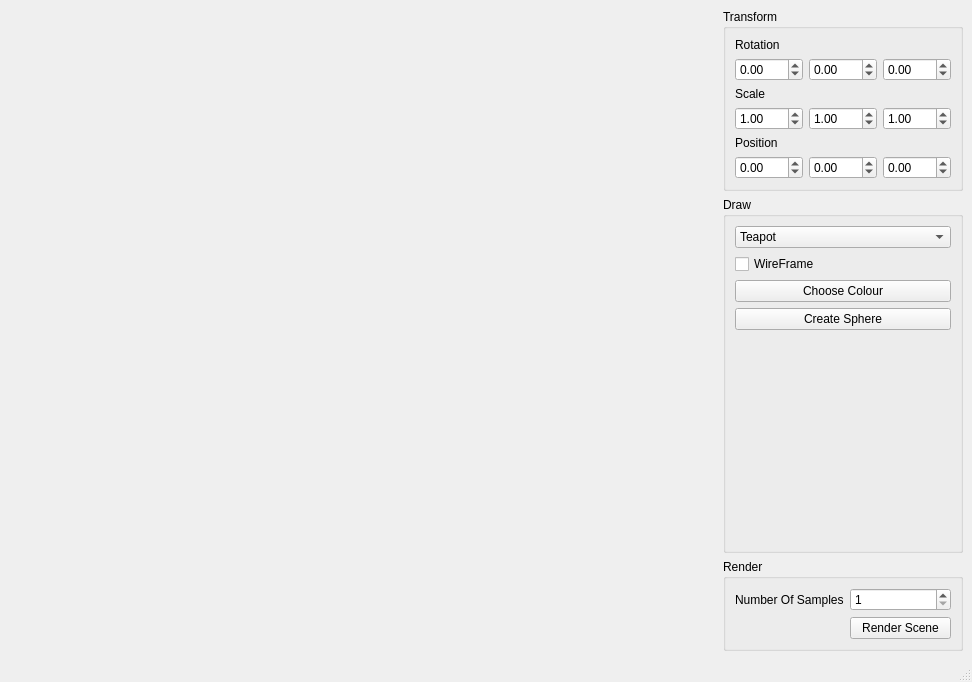
<?xml version="1.0" encoding="UTF-8"?>
<ui version="4.0">
 <class>MainWindow</class>
 <widget class="QMainWindow" name="MainWindow">
  <property name="geometry">
   <rect>
    <x>0</x>
    <y>0</y>
    <width>972</width>
    <height>682</height>
   </rect>
  </property>
  <property name="windowTitle">
   <string>ngl Qt Demo</string>
  </property>
  <widget class="QWidget" name="centralwidget">
   <layout class="QGridLayout" name="s_mainWindowGridLayout">
    <item row="0" column="1">
     <widget class="QGroupBox" name="s_transformGB">
      <property name="title">
       <string>Transform</string>
      </property>
      <layout class="QGridLayout" name="gridLayout">
       <item row="0" column="0">
        <widget class="QLabel" name="label">
         <property name="text">
          <string>Rotation</string>
         </property>
        </widget>
       </item>
       <item row="1" column="0">
        <widget class="QDoubleSpinBox" name="m_rotationX">
         <property name="minimum">
          <double>-360.000000000000000</double>
         </property>
         <property name="maximum">
          <double>360.000000000000000</double>
         </property>
        </widget>
       </item>
       <item row="1" column="1">
        <widget class="QDoubleSpinBox" name="m_rotationY">
         <property name="minimum">
          <double>-360.000000000000000</double>
         </property>
         <property name="maximum">
          <double>360.000000000000000</double>
         </property>
        </widget>
       </item>
       <item row="1" column="2">
        <widget class="QDoubleSpinBox" name="m_rotationZ">
         <property name="minimum">
          <double>-360.000000000000000</double>
         </property>
         <property name="maximum">
          <double>360.000000000000000</double>
         </property>
        </widget>
       </item>
       <item row="2" column="0">
        <widget class="QLabel" name="label_2">
         <property name="text">
          <string>Scale</string>
         </property>
        </widget>
       </item>
       <item row="3" column="0">
        <widget class="QDoubleSpinBox" name="m_scaleX">
         <property name="minimum">
          <double>-4.000000000000000</double>
         </property>
         <property name="maximum">
          <double>4.000000000000000</double>
         </property>
         <property name="singleStep">
          <double>0.010000000000000</double>
         </property>
         <property name="value">
          <double>1.000000000000000</double>
         </property>
        </widget>
       </item>
       <item row="3" column="1">
        <widget class="QDoubleSpinBox" name="m_scaleY">
         <property name="minimum">
          <double>-4.000000000000000</double>
         </property>
         <property name="maximum">
          <double>4.000000000000000</double>
         </property>
         <property name="singleStep">
          <double>0.010000000000000</double>
         </property>
         <property name="value">
          <double>1.000000000000000</double>
         </property>
        </widget>
       </item>
       <item row="3" column="2">
        <widget class="QDoubleSpinBox" name="m_scaleZ">
         <property name="minimum">
          <double>-4.000000000000000</double>
         </property>
         <property name="maximum">
          <double>4.000000000000000</double>
         </property>
         <property name="singleStep">
          <double>0.010000000000000</double>
         </property>
         <property name="value">
          <double>1.000000000000000</double>
         </property>
        </widget>
       </item>
       <item row="4" column="0">
        <widget class="QLabel" name="label_3">
         <property name="text">
          <string>Position</string>
         </property>
        </widget>
       </item>
       <item row="5" column="0">
        <widget class="QDoubleSpinBox" name="m_positionX">
         <property name="minimum">
          <double>-20.000000000000000</double>
         </property>
         <property name="maximum">
          <double>20.000000000000000</double>
         </property>
         <property name="singleStep">
          <double>0.010000000000000</double>
         </property>
        </widget>
       </item>
       <item row="5" column="1">
        <widget class="QDoubleSpinBox" name="m_positionY">
         <property name="minimum">
          <double>-20.000000000000000</double>
         </property>
         <property name="maximum">
          <double>20.000000000000000</double>
         </property>
         <property name="singleStep">
          <double>0.010000000000000</double>
         </property>
        </widget>
       </item>
       <item row="5" column="2">
        <widget class="QDoubleSpinBox" name="m_positionZ">
         <property name="minimum">
          <double>-20.000000000000000</double>
         </property>
         <property name="maximum">
          <double>20.000000000000000</double>
         </property>
         <property name="singleStep">
          <double>0.010000000000000</double>
         </property>
        </widget>
       </item>
      </layout>
     </widget>
    </item>
    <item row="1" column="1">
     <widget class="QGroupBox" name="s_drawGB">
      <property name="title">
       <string>Draw</string>
      </property>
      <layout class="QGridLayout" name="gridLayout_2">
       <item row="0" column="0">
        <widget class="QComboBox" name="m_objectSelection">
         <item>
          <property name="text">
           <string>Teapot</string>
          </property>
         </item>
         <item>
          <property name="text">
           <string>Sphere</string>
          </property>
         </item>
         <item>
          <property name="text">
           <string>Cube</string>
          </property>
         </item>
        </widget>
       </item>
       <item row="1" column="0">
        <widget class="QCheckBox" name="m_wireframe">
         <property name="text">
          <string>WireFrame</string>
         </property>
        </widget>
       </item>
       <item row="3" column="0">
        <widget class="QPushButton" name="m_colour">
         <property name="text">
          <string>Choose Colour</string>
         </property>
        </widget>
       </item>
       <item row="4" column="0">
        <widget class="QPushButton" name="m_createSphere">
         <property name="text">
          <string>Create Sphere</string>
         </property>
        </widget>
       </item>
       <item row="6" column="0">
        <spacer name="verticalSpacer">
         <property name="orientation">
          <enum>Qt::Vertical</enum>
         </property>
         <property name="sizeHint" stdset="0">
          <size>
           <width>20</width>
           <height>40</height>
          </size>
         </property>
        </spacer>
       </item>
      </layout>
     </widget>
    </item>
    <item row="0" column="0">
     <spacer name="horizontalSpacer">
      <property name="orientation">
       <enum>Qt::Horizontal</enum>
      </property>
      <property name="sizeHint" stdset="0">
       <size>
        <width>40</width>
        <height>20</height>
       </size>
      </property>
     </spacer>
    </item>
    <item row="2" column="1">
     <widget class="QGroupBox" name="groupBox">
      <property name="title">
       <string>Render</string>
      </property>
      <layout class="QGridLayout" name="gridLayout_3">
       <item row="0" column="1">
        <widget class="QSpinBox" name="m_numSamplesBox">
         <property name="minimum">
          <number>1</number>
         </property>
         <property name="maximum">
          <number>999999</number>
         </property>
        </widget>
       </item>
       <item row="1" column="1">
        <widget class="QPushButton" name="m_renderButton">
         <property name="text">
          <string>Render Scene</string>
         </property>
        </widget>
       </item>
       <item row="0" column="0">
        <widget class="QLabel" name="samplesLabel">
         <property name="text">
          <string>Number Of Samples</string>
         </property>
        </widget>
       </item>
      </layout>
     </widget>
    </item>
   </layout>
  </widget>
  <widget class="QMenuBar" name="menubar">
   <property name="geometry">
    <rect>
     <x>0</x>
     <y>0</y>
     <width>972</width>
     <height>25</height>
    </rect>
   </property>
  </widget>
  <widget class="QStatusBar" name="statusbar"/>
 </widget>
 <resources/>
 <connections/>
</ui>
